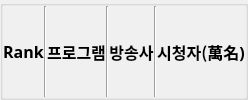
                      <widget class="QGroupBox" name="groupBox_20">
                       <property name="styleSheet">
                        <string notr="true">background-color : rgb(240, 240, 240)</string>
                       </property>
                       <property name="title">
                        <string/>
                       </property>
                       <layout class="QHBoxLayout" name="horizontalLayout_16">
                        <property name="spacing">
                         <number>0</number>
                        </property>
                        <property name="leftMargin">
                         <number>0</number>
                        </property>
                        <property name="topMargin">
                         <number>0</number>
                        </property>
                        <property name="rightMargin">
                         <number>0</number>
                        </property>
                        <property name="bottomMargin">
                         <number>0</number>
                        </property>
                        <item>
                         <widget class="QLabel" name="label_59">
                          <property name="maximumSize">
                           <size>
                            <width>82</width>
                            <height>16777215</height>
                           </size>
                          </property>
                          <property name="font">
                           <font>
                            <family>나눔고딕</family>
                            <pointsize>12</pointsize>
                            <weight>75</weight>
                            <bold>true</bold>
                           </font>
                          </property>
                          <property name="styleSheet">
                           <string notr="true">background-color : rgb(240, 240, 240)</string>
                          </property>
                          <property name="text">
                           <string>Rank</string>
                          </property>
                          <property name="alignment">
                           <set>Qt::AlignCenter</set>
                          </property>
                          <property name="margin">
                           <number>5</number>
                          </property>
                         </widget>
                        </item>
                        <item>
                         <widget class="Line" name="line_32">
                          <property name="orientation">
                           <enum>Qt::Vertical</enum>
                          </property>
                         </widget>
                        </item>
                        <item>
                         <widget class="QLabel" name="label_60">
                          <property name="font">
                           <font>
                            <family>나눔고딕</family>
                            <pointsize>12</pointsize>
                            <weight>75</weight>
                            <bold>true</bold>
                           </font>
                          </property>
                          <property name="text">
                           <string>프로그램</string>
                          </property>
                          <property name="alignment">
                           <set>Qt::AlignCenter</set>
                          </property>
                          <property name="margin">
                           <number>0</number>
                          </property>
                         </widget>
                        </item>
                        <item>
                         <widget class="Line" name="line_33">
                          <property name="orientation">
                           <enum>Qt::Vertical</enum>
                          </property>
                         </widget>
                        </item>
                        <item>
                         <widget class="QLabel" name="label_61">
                          <property name="maximumSize">
                           <size>
                            <width>200</width>
                            <height>16777215</height>
                           </size>
                          </property>
                          <property name="font">
                           <font>
                            <family>나눔고딕</family>
                            <pointsize>12</pointsize>
                            <weight>75</weight>
                            <bold>true</bold>
                           </font>
                          </property>
                          <property name="text">
                           <string>방송사</string>
                          </property>
                          <property name="alignment">
                           <set>Qt::AlignCenter</set>
                          </property>
                          <property name="margin">
                           <number>0</number>
                          </property>
                         </widget>
                        </item>
                        <item>
                         <widget class="Line" name="line_34">
                          <property name="orientation">
                           <enum>Qt::Vertical</enum>
                          </property>
                         </widget>
                        </item>
                        <item>
                         <widget class="QLabel" name="label_62">
                          <property name="maximumSize">
                           <size>
                            <width>150</width>
                            <height>16777215</height>
                           </size>
                          </property>
                          <property name="font">
                           <font>
                            <family>나눔고딕</family>
                            <pointsize>12</pointsize>
                            <weight>75</weight>
                            <bold>true</bold>
                           </font>
                          </property>
                          <property name="text">
                           <string>시청자(萬名)</string>
                          </property>
                          <property name="alignment">
                           <set>Qt::AlignCenter</set>
                          </property>
                         </widget>
                        </item>
                       </layout>
                      </widget>
